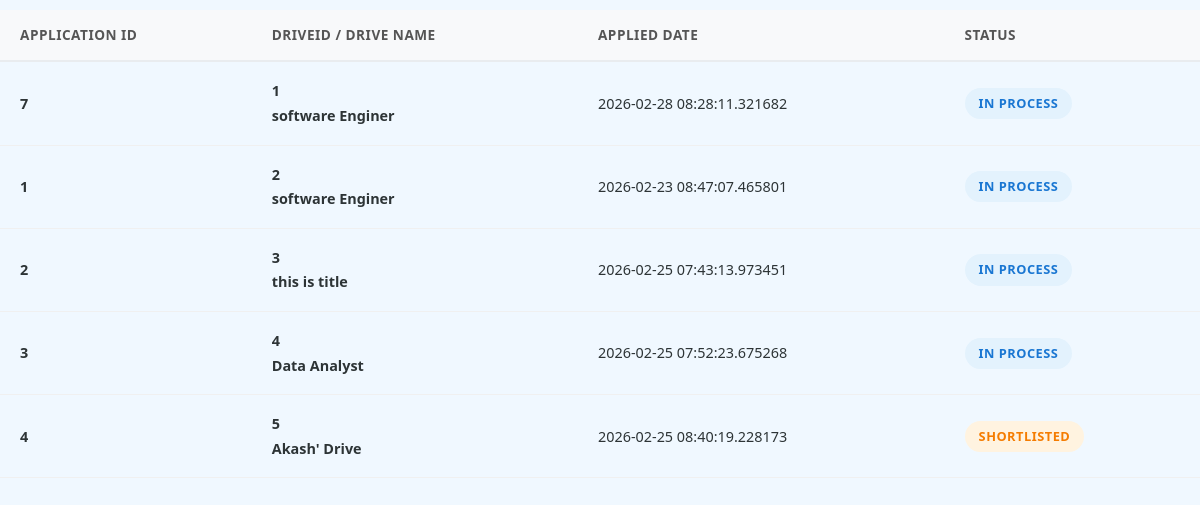
/history (signed in), run on an earlier commit of the app's database.
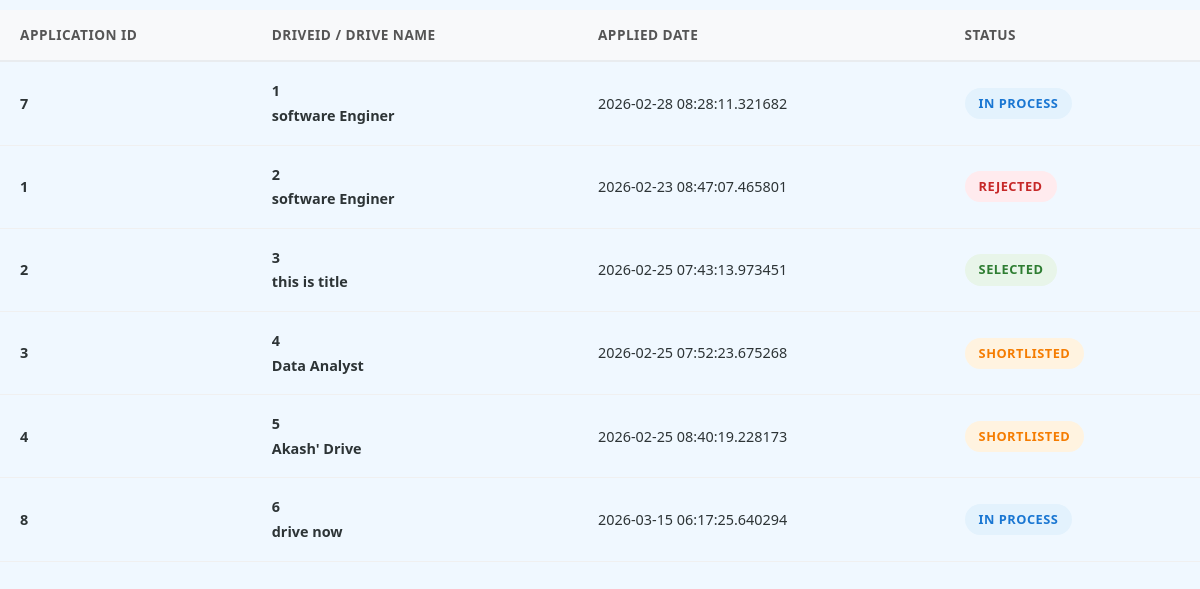
And on a later commit of the database.
### portal/models.py (models this page shows)
class Application(db.Model,UserMixin):
    __tablename__ = 'applications'
    id = db.Column(db.Integer , primary_key = True)
    student_id = db.Column(db.Integer,db.ForeignKey('students.id'), nullable = False)
    drive_id = db.Column(db.Integer,db.ForeignKey('placement_drives.id') , nullable = False)
    applied_at = db.Column(db.DateTime,default = datetime.utcnow)
    status = db.Column(db.String(30), nullable = False,default = 'PENDING')#PENDING , SHORTLISTED,SELECTED , REJECTED
    drive = db.relationship('Drive', backref='applications')
    student = db.relationship('Student' , backref = 'students')
    __table_args__ = (
    db.UniqueConstraint('student_id', 'drive_id', name='unique_student_drive'),
)

class Drive(db.Model,UserMixin):
    __tablename__ = 'placement_drives'
    id = db.Column(db.Integer , primary_key = True)
    company_id = db.Column(db.Integer,db.ForeignKey('companies.id') , nullable = False)
    job_title = db.Column(db.String(100), nullable = False)
    description = db.Column(db.String(200), nullable = False)
    eligibility = db.Column(db.String(100), nullable = False)
    deadline = db.Column(db.DateTime, nullable = False)
    status = db.Column(db.String(20), nullable = False,default ='APPROVED') #APPROVED,PENDING,CLOSED
    company = db.relationship('Company' , backref = 'companies')

### app.py (the view)
@app.route('/history')
@login_required
def history_st():
    student = Student.query.filter_by(user_id = current_user.id).first_or_404()
    apple = Application.query.filter_by(student_id = student.id)
    return render_template('student/student_history.html',
                           apple = apple)

### app.py (called while the page is built)
@login_manager.user_loader
def load_user(user_id):
    return User.query.get(int(user_id))

### templates/student/student_history.html (shortened to what this page needs)
<!DOCTYPE html>
<html lang="en">
<head>
    <link href="https://cdn.jsdelivr.net/npm/bootstrap@5.3.0-alpha1/dist/css/bootstrap.min.css" rel="stylesheet">
</head>
<body>
    <div class="main-co">
        <div class="tableView">
            <table class="app-tab">
                <thead>
                    <tr>
                        <th>Application ID</th>
                        <th>DriveID / Drive Name</th>
                        <th>Applied Date</th>
                        <th>Status</th>
                    </tr>
                </thead>
                <tbody>
                    {% for a in apple %}
                    <tr>
                        <td><strong>{{a.id}}</strong></td>
                        <td>
                            <div class="d-info">
                                <div class="drive-title-sm">{{a.drive_id}}</div>
                                <div class="drive-title-sm">{{a.drive.job_title}}</div>
                            </div>
                        </td>
                        <td>{{a.applied_at}}</td>
                        <td>
                            {% if a.status == 'SHORTLISTED' %}
                            <span class="status-badge status-shortlisted">Shortlisted</span>
                            {% elif a.status == 'SELECTED' %}
                            <span class="status-badge status-selected">Selected</span>
                            {% elif a.status == 'REJECTED' %}
                            <span class="status-badge status-rejected">Rejected</span>
                            {% else %}
                            <span class="status-badge status-applied">In Process</span>
                            {% endif %}
                        </td>
                    </tr>
                    {% endfor %}
                </tbody>
            </table>
        </div>
    </div>
</body>
</html>

What changed in the data, as far as the page shows it:
changed Application id 1: status "IN PROCESS" → "REJECTED"
changed Application "this is title": status "IN PROCESS" → "SELECTED"
changed Application "Data Analyst": status "IN PROCESS" → "SHORTLISTED"
added Application: id "8", drive_id "6", drive.job_title "drive now", applied_at "2026-03-15 06:17:25.640294", status "IN PROCESS"
